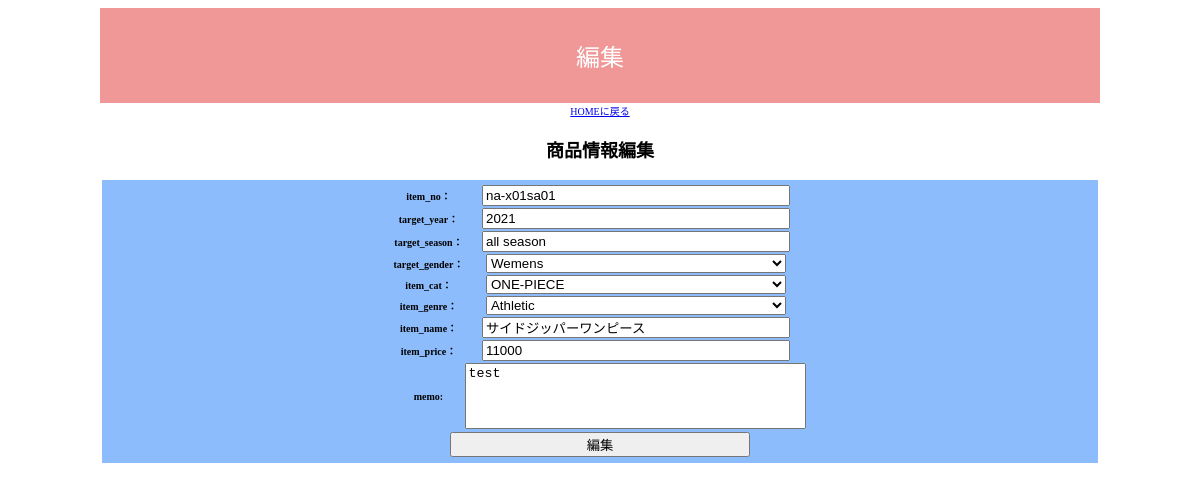
Before: /prd_plan_modify.php?id=5 with the older database file.
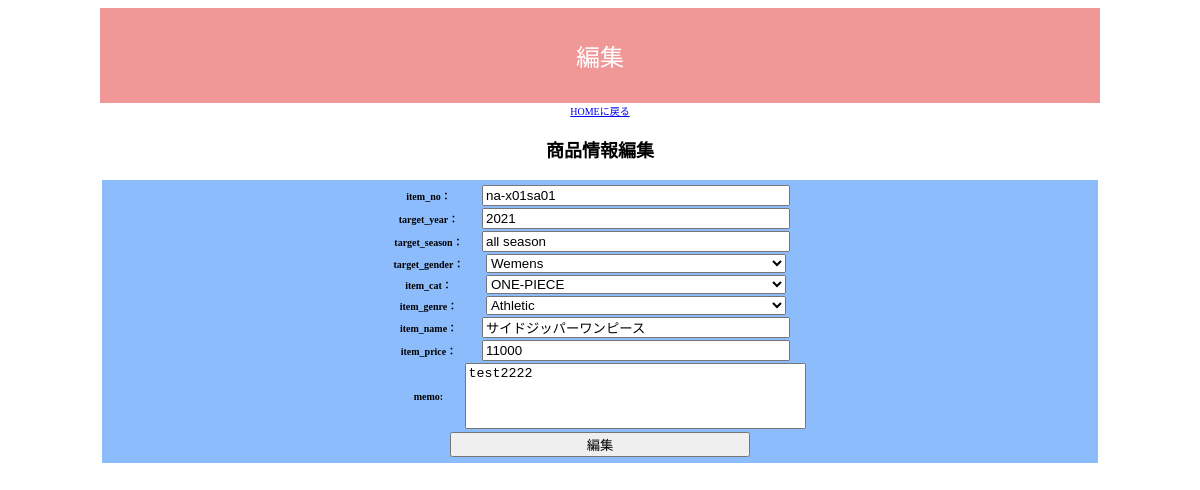
After: the same page with the newer database file.
### tables this page shows
CREATE TABLE `product` (
  `id` int(11) NOT NULL,
  `item_no` varchar(64) NOT NULL,
  `year` varchar(32) NOT NULL,
  `season` varchar(32) NOT NULL,
  `genre` varchar(32) NOT NULL,
  `gender` varchar(64) NOT NULL,
  `category` varchar(64) NOT NULL,
  `item_name` varchar(128) NOT NULL,
  `item_price` int(11) NOT NULL,
  `memo` text NOT NULL,
  `created_date` datetime NOT NULL,
  `update_data` datetime NOT NULL
);

### prd_plan_modify.php (the view, shortened to what this page needs)
<?php
$pdo = db_conn();
$id = $_GET['id'];
$stmt = $pdo->prepare("SELECT * FROM product WHERE id=:id;");
$stmt->bindValue(':id',$id,PDO::PARAM_INT);
$status = $stmt->execute();
if ($status == false) {
    sql_error($status);
} else {
    $result = $stmt->fetch();
}
?>
<!DOCTYPE html>
<html lang="ja">
<head>
    <link rel="stylesheet" href="./css/prd_plan.css">
</head>
<body>
<header>編集</header>
<a href="./index.php">HOMEに戻る</a>
<div class="prd_reg">
    <h3>商品情報編集</h3>
    <form method="POST" action="./php/modify_item.php">
        <div>
            <fieldset>
                <table>
                <label><tr><th>item_no：</th><td><input type="text" name="item_no" value="<?= $result['item_no'] ?>"></td></tr></label>
                <label><tr><th>target_year：</th><td><input type="text" name="year" value="<?= $result['year'] ?>"></td></tr></label>
                <label><tr><th>target_season：</th><td><input type="text" name="season" value="<?= $result['season'] ?>"></td></tr></label>
                <label><tr><th>target_gender：</th>
                    <td>
                        <select name="gender">
                            <option value="wemens"<?php if ( $result['gender'] === 'wemens' ) { echo ' selected'; } ?>>Wemens</option>
                        </select>
                    </td></tr></label>
                <label><tr><th>item_cat：</th>
                    <td>
                        <select name="itemcat">
                            <option value="one-piece"<?php if ( $result['category'] === 'one-piece' ) { echo ' selected'; } ?>>ONE-PIECE</option>
                        </select>
                        </td></tr></label>
                <label><tr><th>item_genre：</th>
                    <td>
                    <select name="itemgenre">
                            <option value="athletic"<?php if ( $result['genre'] === 'athletic' ) { echo ' selected'; } ?>>Athletic</option>
                        </select>
                    </td></tr></label>
                <label><tr><th>item_name：</th><td><input type="text" name="itemname" value="<?= $result['item_name'] ?>"></td></tr></label>
                <label><tr><th>item_price：</th><td><input type="text" name="price" value="<?= $result['item_price'] ?>"></td></tr></label>
                <label><tr><th>memo:</th><td><textArea name="memo" rows="4" cols="40"><?= $result['memo'] ?></textArea></td></tr></label>
                </table>
                <input type="submit" value="編集">
            </fieldset>
        </div>
    </form>
</div>

Changed rows visible on the page:
changed product "na-x01sa01": memo "test" → "test2222"
